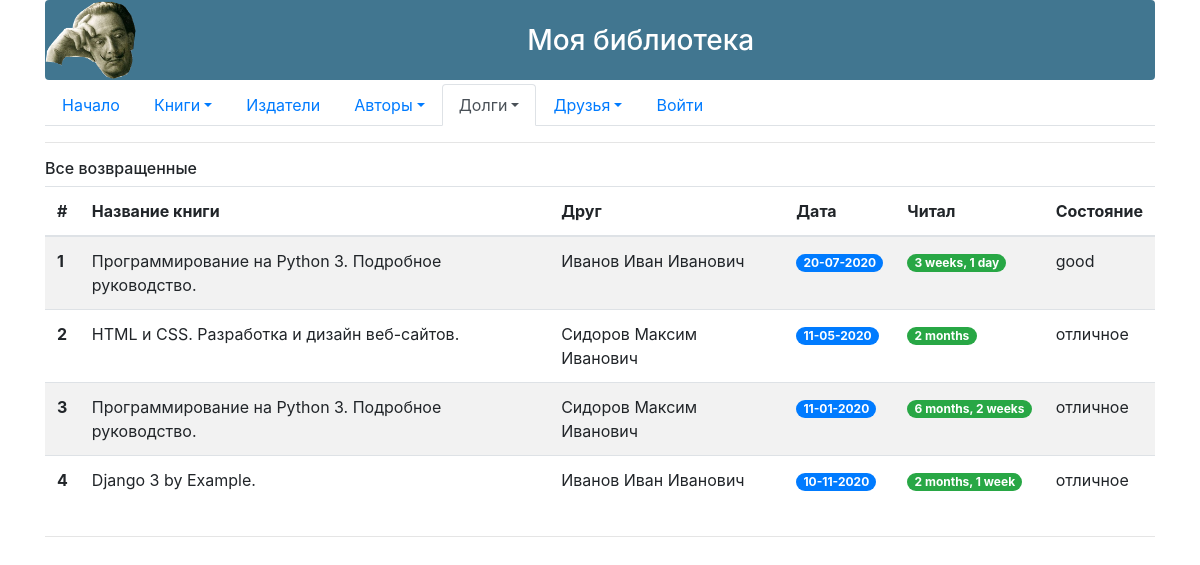
Page /borrow/list2 on the committed database.
### p_library/models.py (models this page shows, shortened)
class BorrowBook(models.Model):
    PERFECT = '00%'
    USED = '10%'
    DAMAGED = '50%'
    BOOK_STATE = [
        (PERFECT, "Идеальное состояние"),
        (USED, 'Заметные следы'),
        (DAMAGED, 'Значительное повреждение')
    ]
    book = models.ForeignKey(Book, on_delete=models.CASCADE, related_name='borrowed_book')
    friend = models.ForeignKey(Friend, on_delete=models.CASCADE, related_name='borrowed_friend')
    borrow_date = models.DateField() #заполняется при выдаче
    return_date = models.DateField(blank=True, null=True) #заполняется при сдаче
    state_before = models.TextField()
    state_after = models.TextField(blank=True)
    returned_flag = models.BooleanField(default=False)
    penalties = models.CharField(max_length=3, choices=BOOK_STATE, default=PERFECT)
    class Meta:
        verbose_name = "Выдача"
        verbose_name_plural = "Выдачи"

class Book(models.Model):
    ISBN = models.CharField(max_length=13)
    title = models.TextField()
    description = models.TextField()
    year_release = models.SmallIntegerField()
    copy_count = models.SmallIntegerField(default=1)
    price = models.DecimalField(default=1, decimal_places=2, max_digits=10)
    book_img = models.ImageField(upload_to='book_cover/', blank=True, null=True)
    author = models.ForeignKey(Author, on_delete = models.CASCADE)
    publisher = models.ForeignKey(Publisher, on_delete = models.CASCADE, related_name='books')
    friend = models.ManyToManyField(Friend,through='BorrowBook',related_name='borrows', blank=True)
    class Meta:
        verbose_name = "Книга"
        verbose_name_plural = "Книги"

class Friend(models.Model):
    full_name = models.TextField()
    phone = models.CharField(max_length=13)
    rating = models.SmallIntegerField(default=0)
    class Meta:
        verbose_name = "Друг"
        verbose_name_plural = "Друзья"

### p_library/views.py (the view)
# urls.py: path('borrow/list2',views.borrow_book_list, name = 'borrow_book_list'),
def borrow_book_list(request):
    if request.method=='GET':
        dataset = BorrowBook.objects.filter(returned_flag=True)
        return render(request, 'borrow_book_list.html', {'dataset':dataset})
    return redirect('/')

### p_library/templates/borrow_book_list.html
{% extends 'base.html' %}
{% block nav-borrow %}
    <a class="nav-link dropdown-toggle active" data-toggle="dropdown" href="#" role="button" aria-haspopup="true" aria-expanded="false">Долги</a>
{% endblock %}
{% block content %}
    <p class="h6">Все возвращенные</p>
    <table class="table table-striped">
        <thead>
          <tr>
            <th scope="col">#</th>
            <th scope="col">Название книги</th>
            <th scope="col">Друг</th>
            <th scope="col">Дата</th>
            <th scope="col">Читал</th>
            <th scope="col">Состояние</th>
          </tr>
        </thead>
        <tbody>
        {% for borrow in dataset %}
                <tr>
                    <th scope="row">{{ forloop.counter }}</th>
                    <td>{{ borrow.book.title }}</td>
                    <td>{{ borrow.friend.full_name }}</td>
                    <td>
                        <span class="badge badge-primary badge-pill">{{ borrow.borrow_date|date:'d-m-Y' }}</span>
                    </td>
                    <td>
                        <span class="badge badge-success badge-pill">{{ borrow.borrow_date|timesince:borrow.return_date }}</span>
                    </td>
                    <td>{{ borrow.state_after}}</td>
                </tr>
        {% endfor%}
        </tbody>
    </table>
{% endblock %}

### rows in the picture
BorrowBook: book "Программирование на Python 3. Подробное руководство.", friend.full_name "Иванов Иван Иванович", borrow_date "20-07-2020", borrow_date "3 weeks, 1 day", state_after "good"
BorrowBook: book "HTML и CSS. Разработка и дизайн веб-сайтов.", friend.full_name "Сидоров Максим Иванович", borrow_date "11-05-2020", borrow_date "2 months", state_after "отличное"
BorrowBook: book "Программирование на Python 3. Подробное руководство.", friend.full_name "Сидоров Максим Иванович", borrow_date "11-01-2020", borrow_date "6 months, 2 weeks", state_after "отличное"
BorrowBook: book "Django 3 by Example.", friend.full_name "Иванов Иван Иванович", borrow_date "10-11-2020", borrow_date "2 months, 1 week", state_after "отличное"
